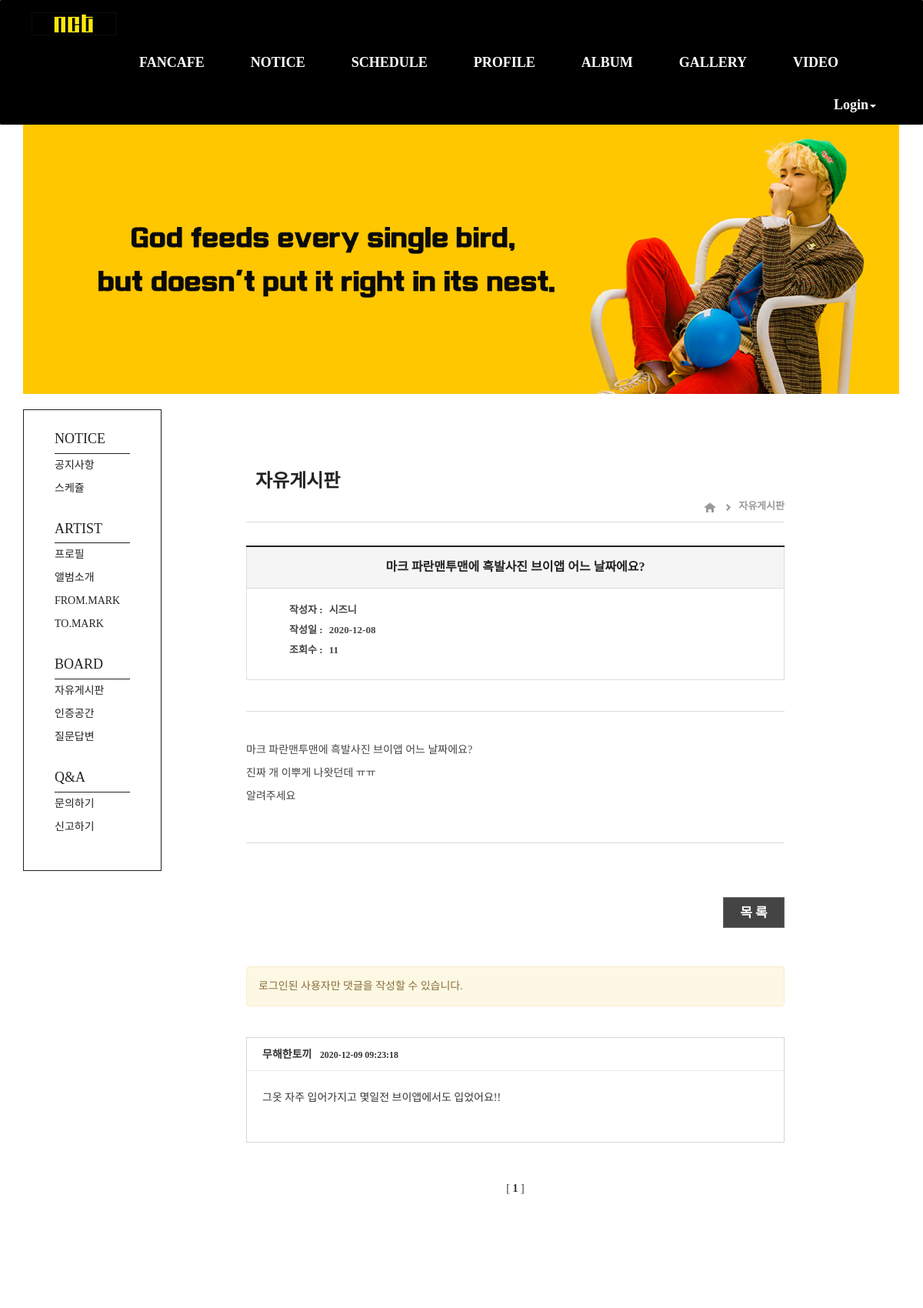
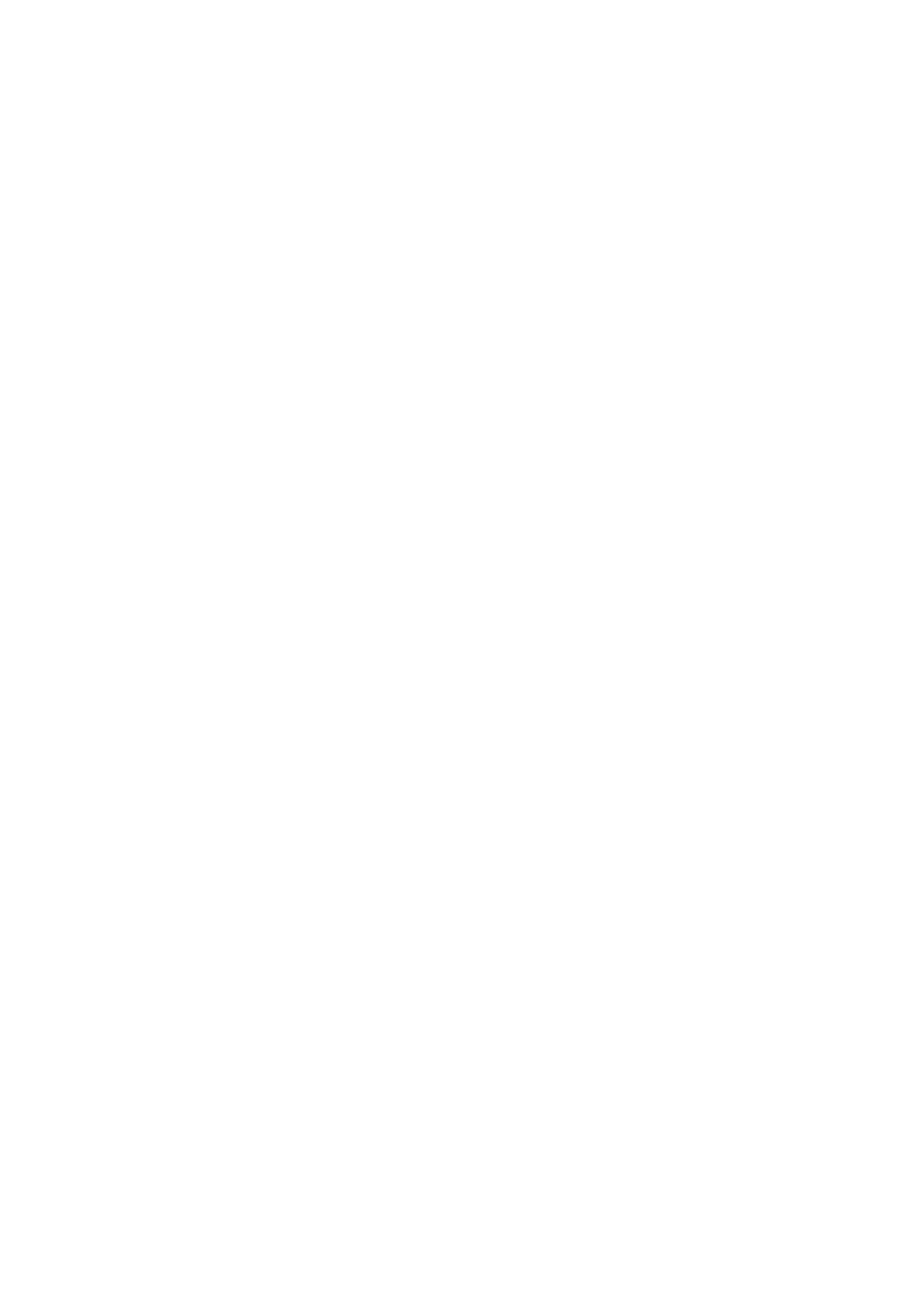
The page /board/freetalk_detail/1/ (upper part) on the database its author committed (2 pictures, top to bottom).
### board/models.py (models this page shows, shortened)
class Freetalk(models.Model):
    objects = models.Manager()
    subject = models.CharField(max_length=45)
    name = models.CharField(max_length=50)
    memo = models.TextField(max_length=300)
    hits = models.PositiveIntegerField(default=0)
    create_date = models.DateField('create_date', auto_now_add=True)
    class Meta:
        ordering = ['-id']

class Freetalk_Comment(models.Model):
    objects = models.Manager()
    author = models.ForeignKey('member.member', on_delete=models.CASCADE)
    post = models.ForeignKey('Freetalk', on_delete = models.CASCADE)
    text = models.TextField()
    created_date = models.DateTimeField(default=timezone.now)

### member/models.py (models this page shows)
class Member(models.Model):
    objects = models.Manager()
    member_id = models.CharField(max_length=50)
    member_pw = models.CharField(max_length=200)
    nickname = models.CharField(max_length=50)
    member_name = models.CharField(max_length=50)
    address = models.CharField(max_length=200, blank=True)
    address_in = models.CharField(max_length=200, blank=True)
    phone_no = models.CharField(max_length=100, blank=True)
    email = models.EmailField()
    member_date = models.DateField('join_date', auto_now_add=True)
    def __str__(self):
        return self.nickname

### board/views.py (the view)
# urls.py: path('freetalk_detail/<int:pk>/', views.freetalk_detail, name='freetalk_detail'),
def freetalk_detail(request, pk):
    obj = Freetalk.objects.get(pk=pk)
    try:
        create = Member.objects.get(nickname=obj.name)
    except:
        obj.delete()
        return redirect('board:freetalk_list')
    obj.hits=obj.hits+1
    obj.save()
    restaurants = Freetalk_Comment.objects.filter(post=obj).order_by("created_date").reverse()
    pagenator = Paginator(restaurants, 4)
    page = request.GET.get('page')
    if page is None:
        page = 1
    page_F = float(page)
    if page_F <= 10:
        beginPage = 1
    else:
        beginPage = (math.trunc(page_F / 10)) * 10 + 1
    if (beginPage + 10) > pagenator.num_pages:
        lastPage = pagenator.num_pages
    else:
        lastPage = beginPage + 9
    nextRangeStartPage = lastPage + 1
    pageRange = []
    for num in range(beginPage, lastPage+1):
        pageRange.append(num)
    items = pagenator.get_page(page)
    if request.method == 'POST':
        form = Freetalk_CommentForm(request.POST)
        if form.is_valid():
            member_id = request.session.get('member_id')
            login = Member.objects.get(member_id=member_id)
            comment = form.save(commit=False)
            comment.author = login
            comment.post = obj
            comment.text = form.cleaned_data['text']
            comment.save()
            restaurants = Freetalk_Comment.objects.filter(post=obj).order_by("created_date").reverse()
            pagenator = Paginator(restaurants, 4)
            page = request.GET.get('page')
            if page is None:
                page = 1
            page_F = float(page)
            if page_F <= 10:
                beginPage = 1
            else:
                beginPage = (math.trunc(page_F / 10)) * 10 + 1
            if (beginPage + 10) > pagenator.num_pages:
                lastPage = pagenator.num_pages
            else:
                lastPage = beginPage + 9
            nextRangeStartPage = lastPage + 1
            pageRange = []
            for num in range(beginPage, lastPage+1):
                pageRange.append(num)
            items = pagenator.get_page(page)
            message="댓글등록"
            return render(request, 'board/freetalk_detail.html', {
                'form':form,
                'obj':obj,
                'create':create,
                'restaurants': items,
                'lastPage': lastPage,
                'pageRange': pageRange,
                'nextRangeStartPage': nextRangeStartPage,
                'message': message })
    else:
        form = Freetalk_CommentForm()
        return render(request, 'board/freetalk_detail.html', {
            'form':form,
            'obj':obj,
            'create':create,
            'restaurants': items,
            'lastPage': lastPage,
            'pageRange': pageRange,
            'nextRangeStartPage': nextRangeStartPage,
             })

### board/templates/board/freetalk_detail.html (shortened to what this page needs)
{% extends "board/freetalk_list.html" %}
{% block conbody %}
{% load static %}
<table cellpadding="0" cellspacing="0" border="0" class="tbl_common_view">
    <tbody>
        <tr>
            <th colspan="2">{{ obj.subject }}</th>
        </tr>
        <tr>
            <td>
                <ul>
                    <li>
                        <span>작성자 :</span>
                        {{ obj.name }}
                    </li>
                    <li>
                        <span>작성일 :</span>
                        {{ obj.create_date }}
                    </li>
                    <li>
                        <span>조회수 :</span>
                        {{ obj.hits }}
                    </li>
                </ul>
            </td>
        </tr>
    </tbody>
</table>
<div class="viewContWrap">
    <div class="viewCont">
        {{ obj.memo|safe }}
    </div>
</div>
<div class="btn_listWrap">
    <p class="btn_list">
        <a href="{% url 'board:freetalk_list' %}">목 록</a>
    </p>
</div>
<br><br>
<div class="comment-bottom">
    {% if request.session.member_id %}
    <form method="POST" action="{% url 'board:freetalk_detail' pk=obj.pk %}" enctype="multipart/form-data">
        <input type="submit" id="button1" class="btn btn-primary" value="등록하기">
        {% csrf_token %}
        {{ form.as_p }}
    </form>
    {% else %}
    <div class="alert alert-warning">로그인된 사용자만 댓글을 작성할 수 있습니다.</div>
    {% endif %}
</div>
<br>
<div id="comment">
    {% for comment in restaurants %}
    <div class="comment-list">
        <div class="comment-name">{{ comment.author }}&nbsp;&nbsp;
            <small>{{ comment.created_date }}</small>&nbsp;&nbsp;
        </div>
        <div class="comment-memo">
            <p>{{ comment.text|linebreaks }}</p>
        </div>
        <br>
    </div>
    {% empty %}
    <div class="comment-list">
        <p style="padding-left: 15px;">작성된 댓글이 없습니다!</p>
    </div>
    {% endfor %}
</div>
    <br>
    <table cellspacing=1 width=700 class="tbl_page">
        <tr>
        <td>
        {% for pageNum in pageRange %}
            {% if restaurants.number == pageNum %}
                <spen class="current">
                    [
                    <b>{{ restaurants.number }}</b>
                    ]
                </spen>
            {% else %}
                <a href="?page={{ pageNum }}">[{{ pageNum }}]</a>
            {% endif %}
        {% endfor %}
        </td>
        </tr>
    </table>
{% endblock conbody %}

### static/css/navbar.css (style rules this page uses)
* { font-family: 'Nanum Gothic'; }
a { color: #000000; text-decoration: none; }

### static/css/board.css (style rules this page uses)
li { list-style: none; }

### board/templates/board/freetalk_list.html (style rules this page uses)
.tbl_page { text-align: center; }

### board/templates/board/freetalk_detail.html (style rules this page uses)
table { margin-top: 30px; border-collapse: collapse; border-spacing: 0; }
.tbl_common_view { width: 700px; border: 1px solid #ddd; }
.tbl_common_view th { padding: 15px 0; text-align: center; background: #f5f5f5; border-top: 2px solid #222; border-bottom: 1px solid #ddd; color: #222; word-break: keep-all; font-size: 16px; }
.tbl_common_view td { padding: 15px; border-bottom: none; border-top: none; text-align: left; line-height: 26px; color: #444; border-bottom: 1px solid #ddd; word-break: keep-all; font-size: 13px; font-weight: bold; }
.tbl_common_view td li span { margin-right: 5px; }
.viewContWrap { width: 700px; border-top: 1px solid #ddd; border-bottom: 1px solid #ddd; margin: 40px 0; padding: 40px 0; color: #444; }
.viewCont { width: 700px; overflow: hidden; font-size: 14px; color: #444; }
.btn_listWrap { width: 100%; margin: 0 auto; padding-right: 120px; overflow: hidden; text-align: right; font-size: 0; }
.btn_list { display: inline-block; width: 80px; height: 40px; margin-top: 30px; margin-right: 10px; line-height: 40px; font-size: 17px; font-weight: bold; border: 1px solid #666; text-align: center; background-color: #444; }
.btn_list a { text-decoration: none; color: white; width: 120px; display: inline-block; padding-right: 42px; }
.comment-bottom { width: 700px; }
#comment { width: 700px; border-top: 1px solid #d7d5d5; }
.comment-list { width: 700px; position: relative; overflow: hidden; border: 1px solid #d7d5d5; border-top: none; color: #353535; padding: 12px 0px 7px; }
.comment-name { font-weight: bold; padding: 0px 20px 10px 20px; }
.comment-memo { clear: both; border-top: 1px solid #e9e9e9; padding: 15px 20px 10px 20px; }

### rows shown on the page
Freetalk: subject "마크 파란맨투맨에 흑발사진 브이앱 어느 날짜에요?", name "시즈니", create_date "2020-12-08", hits "11", memo "마크 파란맨투맨에 흑발사진 브이앱 어느 날짜에요? 진짜 개 이뿌게 나왓던데 ㅠㅠ 알려주세요"
Freetalk_Comment: author "무해한토끼", created_date "2020-12-09 09:23:18", text "그옷 자주 입어가지고 몇일전 브이앱에서도 입었어요!!"

### other values the page prints
{{ restaurants.number }} "1"
